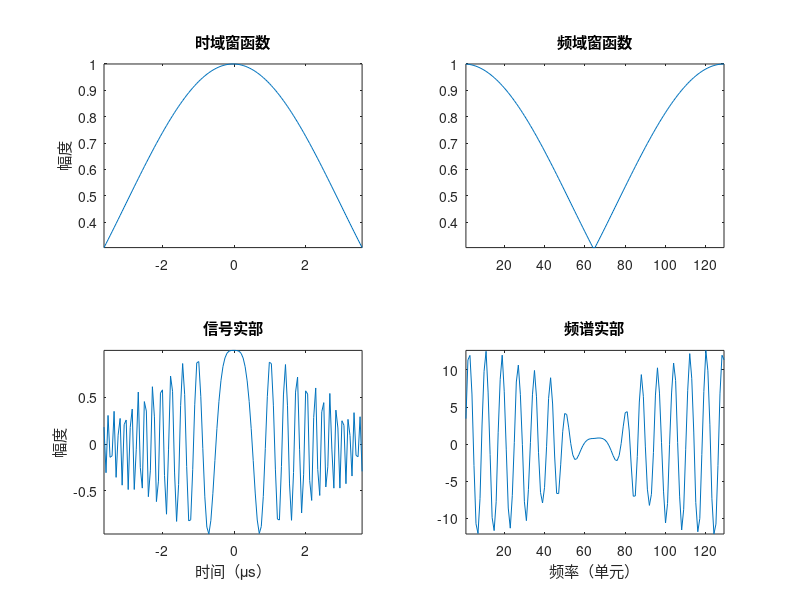

Reproduce this figure in MATLAB.
% SAR_Figure_3_10
% 2016.10.12

close all;clear all;clc

T = 7.24e-6;                % 信号持续时间
B = 14.2e6;                 % 信号带宽
K = B/T;                    % 调频率
ratio = 1.25;               % 过采样率
Fs = ratio*B;               % 采样频率
dt = 1/Fs;                  % 采样间隔
N = ceil(T/dt);             % 采样点数
t = ((0:N-1)-N/2)/N*T;      % 时间轴
f = ((0:N-1)-N/2)/N*Fs;     % 频率轴

st = exp(1i*pi*K*t.^2);     % 生成信号
Sf = fft(st);               % FFT
Hf = exp(1i*pi*f.^2/K);     % 频域匹配滤波器

Out = Sf.*Hf;               % 频域匹配滤波

window = kaiser(N,2.5)';    % 时域窗
Window = fftshift(window);  % 频域窗

st_window = st.*window;     % 时域加窗
Out_Window = Out.*Window;    % 频域匹配滤波后加窗

figure,set(gcf,'Color','w');
subplot(2,2,1),plot(t*1e6,window);axis tight
title('时域窗函数'),ylabel('幅度');
subplot(2,2,2),plot(Window);axis tight
title('频域窗函数');
subplot(2,2,3),plot(t*1e6,real(st_window));axis tight
title('信号实部'),xlabel('时间（\mus）'),ylabel('幅度');
subplot(2,2,4),plot(real(Out_Window));axis tight
title('频谱实部'),xlabel('频率（单元）');